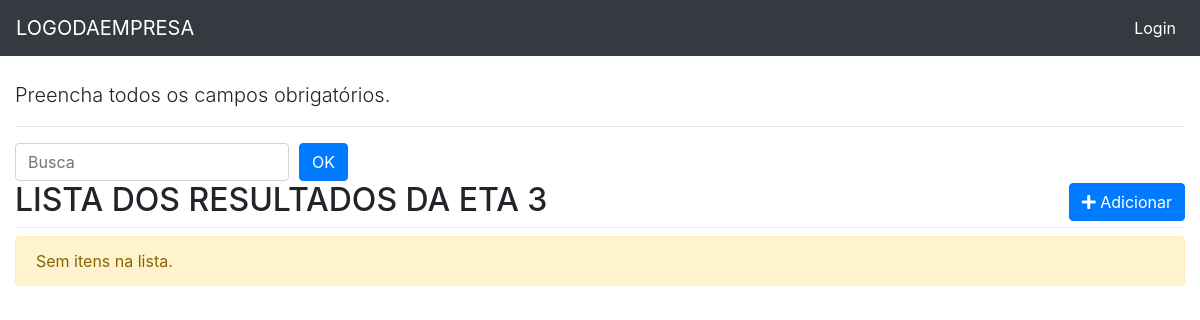
/eta_tres/list/, run on an earlier commit of the app's database.
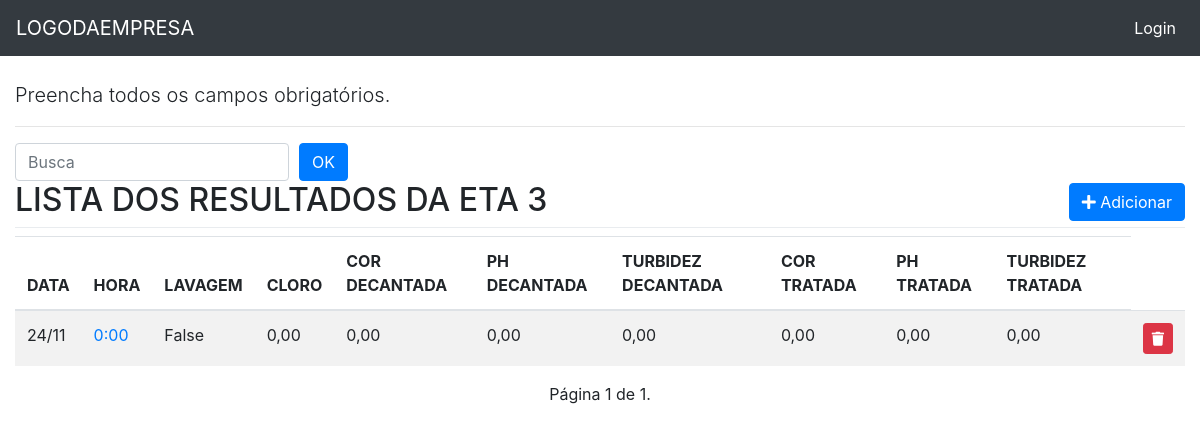
And on a later commit of the database.
### eta_tres/models.py (models this page shows, shortened)
class Etatres(models.Model):
    data = models.DateField('Data', auto_now=False, auto_now_add=False)
    hora = models.CharField(max_length=5, choices=HORA_CHOICE)
    lavagem = models.BooleanField('Lavagem', default=False, blank=True)
    cloro = models.DecimalField('Cloro', max_digits=4, decimal_places=2, blank=True, null=True)
    cor_d = models.DecimalField('Cor Decantada', max_digits=4, decimal_places=2, blank=True, null=True)
    ph_d = models.DecimalField('Ph Decantada', max_digits=4, decimal_places=2, blank=True, null=True)
    turbidez_d = models.DecimalField('Turbidez Decantada', max_digits=4, decimal_places=2, blank=True, null=True)
    cor_t = models.DecimalField('Cor Tratada', max_digits=4, decimal_places=2, blank=True, null=True)
    ph_t = models.DecimalField('Ph Tratada', max_digits=4, decimal_places=2, blank=True, null=True)
    turbidez_t = models.DecimalField('Turbidez Tratada', max_digits=4, decimal_places=2, blank=True, null=True)
    class Meta:
        ordering = ('-data',)
        verbose_name = 'ETA TRÊS'

### eta_tres/views.py (the view)
# urls.py: path('list/', v.eta_tres_list, name='eta_tres_list'),
def eta_tres_list(request):
    template_name = 'eta_tres_list.html'
    obj = Etatres.objects.all()
    paginator = Paginator(obj, 12)
    page_number = request.GET.get('page')
    object_list = paginator.get_page(page_number)
    context = {'object_list': object_list}
    return render(request, template_name, context)

### eta_tres/templates/eta_tres_list.html (shortened to what this page needs)
{% extends "base.html" %}
{% load static %}
{% block content %}
    <p class="lead">
    Preencha todos os campos obrigatórios.
    </p>
<hr>
<div class="row">
  <div class="col-sm-6">
    <form action="." method="GET" class="form-inline">
      <input type="text" id="search" name="search" class="form-control" placeholder="Busca">
      <input type="submit" class="btn btn-primary" style="margin-left: 10px;" value="OK">
    </form>
  </div>
</div>
<div class="page-header">
    <h2>LISTA DOS RESULTADOS DA ETA 3
      <span class="pull-right">
        <a href="{% url 'eta_tres:eta_tres_add' %}">
          <button type="button" class="btn btn-primary">
            <span class="fa fa-plus"></span> Adicionar
          </button>
        </a>
      </span>
      <div class="dropdown-divider"></div>
    </h2>
    {% if object_list %}
    <div class="table-reponsive">
        <table class="table table-striped">
          <thead>
            <tr>
              <th>DATA</th>
              <th>HORA</th>
              <th>LAVAGEM</th>
              <th>CLORO</th>
              <th>COR DECANTADA</th>
              <th>PH DECANTADA</th>
              <th>TURBIDEZ DECANTADA</th>
              <th>COR TRATADA</th>
              <th>PH TRATADA</th>
              <th>TURBIDEZ TRATADA</th>
            </tr>
          </thead>
          <tbody>
          {% for object in object_list %}
              <tr>
                <td class="text-left">{{ object.data|date:"d/m" }}</td>
                <td>
                  <a href="{% url 'eta_tres:eta_tres_update' object.pk %}">{{ object.hora }}</a>
                </td>
                <td class="text-left">{{ object.lavagem }}</td>
                <td class="text-left">{{ object.cloro }}</td>
                <td class="text-left">{{ object.cor_d }}</td>
                <td class="text-left">{{ object.ph_d}}</td>
                <td class="text-left">{{ object.turbidez_d}}</td>
                <td class="text-left">{{ object.cor_t}}</td>
                <td class="text-left">{{ object.ph_t}}</td>
                <td class="text-left">{{ object.turbidez_t }}</td>
                <td>
                      <a href="{% url 'eta_tres:eta_tres_delete' object.pk %}" class="btn btn-danger btn-sm" title="Excluir"
                      onclick="return confirm('Tem certeza que deseja exluir?')">
                          <i class="fa fa-trash" aria-hidden="true"></i>
                      </a>
                </td>
              </tr>
          </tbody>
      {% endfor %}
        </table>
    </div>
    <div class="pagination">
        <span class="step_links">
            <span class="current">
                Página {{ object_list.number }} de {{ object_list.paginator.num_pages }}.
            </span>
        </span>
    </div>
  {% else %}
    <p class="alert alert-warning">Sem itens na lista.</p>
  {% endif %}
</div>
{% endblock content %}l>

What changed in the data, as far as the page shows it:
added Etatres: data "24/11", hora "0:00", lavagem "False", cloro "0,00", cor_d "0,00", ph_d "0,00", turbidez_d "0,00", cor_t "0,00", ph_t "0,00", turbidez_t "0,00"
Also different on the page:
{{ object_list.number }}: (not shown) → "1"
{{ object_list.paginator.num_pages }}: (not shown) → "1"
text no longer shown: "Sem itens na lista."
text now shown: "DATA HORA LAVAGEM CLORO COR DECANTADA PH DECANTADA TURBIDEZ DECANTADA COR TRATADA PH TRATADA TURBIDEZ TRATADA Página de ."
